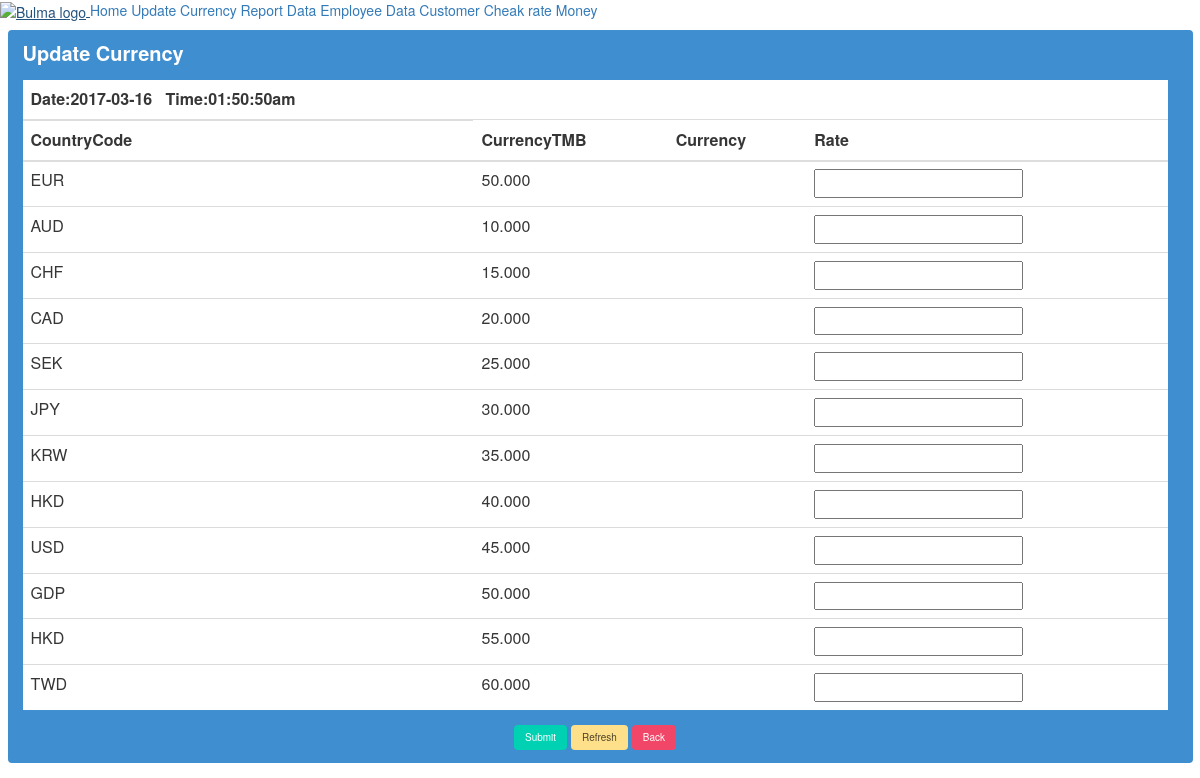
The app's page /Project1/moneychang.php (signed in) with its own data.
### tables this page shows
CREATE TABLE `money` (
  `IDCountry` int(5) NOT NULL,
  `CountryCode` varchar(4) NOT NULL,
  `Money` decimal(10,3) NOT NULL
);

### Project1/moneychang.php (the view, shortened to what this page needs)
<?php include_once('menu.php') ?>
<?php include_once('header.php') ?>
<?php
$NUMBER_CUR=13;
function getRateSell($bank_name){
	global $NUMBER_CUR,$N;
	$postdata = http_build_query(
		array(
			'bank' => $bank_name
			)
		);
	$opts = array(
		'http'=>array(
			'method'=>"POST",
			'header' => "Content-Type: application/x-www-form-urlencoded\r\n".
			"Content-Length: ".strlen($postdata)."\r\n".
			"User-Agent:MyAgent/1.0\r\n",
			'content' => $postdata
			)
		);
	$context = stream_context_create($opts);
	$file = file_get_contents("http://www.bahtcheck.com/get_rate.php", false, $context);
	$html_1=array();
	$N=$NUMBER_CUR+$NUMBER_CUR+5+2;
	for ($i=5; $i <$N; $i=$i+2) {
		$html_1[$i]= explode("</span>", $file)[$i];
	}
	$html_2=array();
	$y=0;
	for ($i=5; $i <$N; $i=$i+2)
	{
		$html_2[$y]=$html_1[$i];
		$y++;
	}
     return  $html_2;
 }
 $bank = array("PENTOR","BBL","SCB","KBANK","KTB","BAY","UOB","TCAP","TMB","BOT","SUPERTH","SIAMEX","SIA");
 ?>
 <!DOCTYPE html>
 <html>
 <head>
 </head>
 <body>
 	<div class="tile is-parent">
 		<article class="tile is-child notification is-info">
 			<p class="title">Update Currency</p>
 			<table class="table">
 				<thead>
 					<tr>
 						<?php
 						echo "<th>Date:".date('Y-m-d')."&nbsp &nbspTime:".date('h:i:sa')."</th>";
 						?>
 					</tr>
 					<?php
 					$con=mysqli_connect("localhost","root","","database");
 					$head=array("CountryCode","CurrencyTMB","Currency","Rate");
 					echo "<tr>";
 					for($i=0; $i<count($head) ; $i++)
 						echo "<th>".$head[$i]."</th>";
 					echo "</tr>";
 					$result=mysqli_query($con,"SELECT * FROM money");
 					$bank_8_Sell=getRateSell($bank[8]);
 					$j=0;
 					?>
 				</thead>
 				<tbody>
 					<tr>
 						<?php  while($row=mysqli_fetch_array($result,MYSQLI_NUM))
 						{
 							echo '<form name="frm'.$row[0].'" method="post" action="T.php">';
 							echo "<tr>";
 							for($i=1; $i< 3; $i++)
 								echo '<td>'.$row[$i].'</td>';
 							echo  '<td>'.$bank_8_Sell[$j].'</td>' ;
 							$j++;
 							echo '<td><input type="text" name="data[]"></td>';
 							echo "</tr>";
 						}
 						?>
 					</tr>
 				</tbody>
 			</table>
 			<center><button class="button is-primary" onClick='return confirmT()';>Submit</button>
 				<a class="button is-warning"  onClick='window.location="moneychang.php";'>Refresh</a>
 				<a class="button is-danger"  onClick="window.history.back();"'>Back</a></center>
 		</article>
 	</div>
</body>
</html>

### records on screen
money: CountryCode "EUR", Money "50.000"
money: CountryCode "AUD", Money "10.000"
money: CountryCode "CHF", Money "15.000"
money: CountryCode "CAD", Money "20.000"
money: CountryCode "SEK", Money "25.000"
money: CountryCode "JPY", Money "30.000"
money: CountryCode "KRW", Money "35.000"
money: CountryCode "HKD", Money "40.000"
money: CountryCode "USD", Money "45.000"
money: CountryCode "GDP", Money "50.000"
money: CountryCode "HKD", Money "55.000"
money: CountryCode "TWD", Money "60.000"

### other values on screen
$head[$i] "CountryCode"
$head[$i] "CurrencyTMB"
$head[$i] "Currency"
$head[$i] "Rate"
